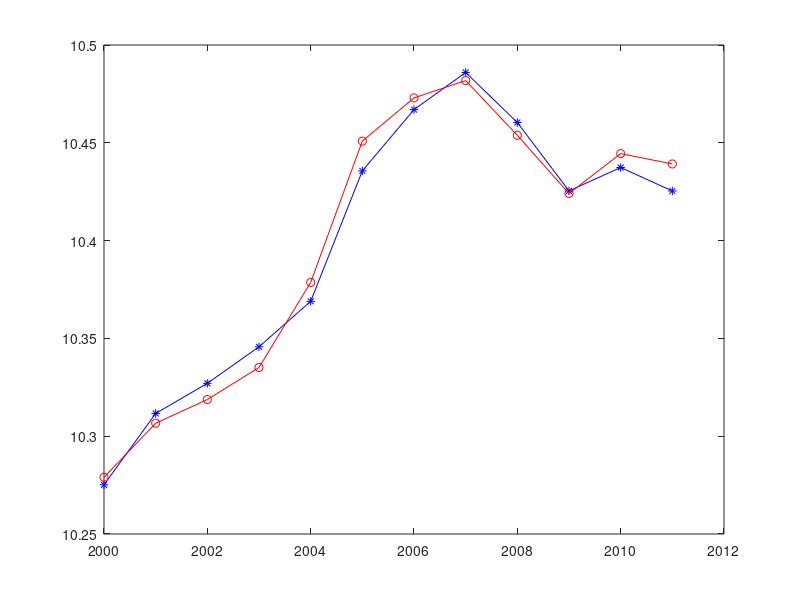

The MATLAB source for this figure: (Note: this script raises an error after producing the figure.)

% Caricamento dei dati e denominazine delle colonne
load datiOTT;
L=log(datiOTT(:,2));    % L e' il log del carico elettrico
Y=datiOTT(:,3);         % Y e' il vettore degli anni
MD=datiOTT(:,5);        % MD e' il vettore dei giorni del mese
WD=datiOTT(:,6);        % WD e' il vettore dei giorni della settimana

% Calcolo della media dei logaritmi dei carichi per ogni anno.
% M e' un vettore di 12 elementi il cui i-esimo elemento contiene la media per l'anno 1999+i
M = zeros(1, 12);
 for i = 1:12,
     M(i) = mean(L(Y==1999+i));
 end
 
 % Calcolo della media dei logaritmi dei carichi "migliorata".
 % Si considerano solamente 28 giorni invece di 31
 % M2 e' un vettore di 12 elementi contenente le medie fatte su 28 gg.
M28 = zeros(1, 12);
for i=1:12,
    ML = L(Y==1999+i);      % ML contiene i carichi di ogni anno (31 gg) a ciclo
    M28(i)=mean(ML(1:28));   % Restrizione a 28 gg
end

% y e' il vettore contenente gli anni di riferimento per le medie M e M28.
% Serve per la visualizzazione (plot)
y = 2000:2011;

figure(1)
plot(y,M,'*-b',y,M28,'o-r')


%Ldetrend(1:31)=L(1:31)-M2(1);
Ldetrend=zeros(size(L));

for i=1:12,Ldetrend(Y==1999+i)=L(Y==1999+i)-M2(i);end


figure(2)
y=2000;

for r=0:2

    for c=1:4

        subplot(3,4,r*4+c)
        plot(dates(years==y),exp(Ldetrend(years==y)),'d-')
%         asse=axis;
        axis([asse(1:2) 0.7 1.2]);
        datetick('x','d')
        xlabel('weekday')
        ylabel('detrended load (MW)')
        title(strcat('October of year: ',num2str(y)))
        grid
        y=y+1;

    end

end

% spaghetti plot

figure(3)

for i=1:12
    
    md=MD(Y==1999+i);
    wd=WD(Y==1999+i);
    ldet=Ldetrend(Y==1999+i);
    md=md+wd(1)-1;
    
    plot(md,ldet,'*-')
    hold on
    
    pause
    
end
hold off

Lweekday=zeros(7,1);

for d=1:7
    
    Lweekday(d)=mean(Ldetrend(WD==d));
    
end

figure(4)

WL=zeros(size(L));

for i=1:length(L)
    
    WL(i)=Lweekday(WD(i));
    
end


y=2000;

for r=0:2

    for c=1:4

        subplot(3,4,r*4+c)
        plot(dates(years==y),exp(L(years==y)),'*',dates(years==y),exp(M2(y-1999)+WL(years==y)),'d-')
%         asse=axis;
%        axis([asse(1:2) 0.7 1.2]);
        datetick('x','d')
        xlabel('weekday')
        ylabel('load (MW)')
        title(strcat('October of year: ',num2str(y)))
        grid
        y=y+1;

    end

end





Phi=[ones(size(y')) y' (y.^2)']



theta=Phi\M'



Mhat=Phi*theta


figure(5)
plot(y,M,'o-',y,Mhat,'+-')
diary off